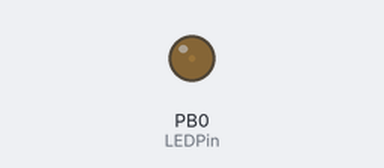
Recording of a sketch running on a simulated ATtiny85, built with avr-gcc and run on an emulated ATtiny85. Shown: output pins drawn as LEDs (lit = HIGH).

Above: at 0.15 s.
At 15.37 s:
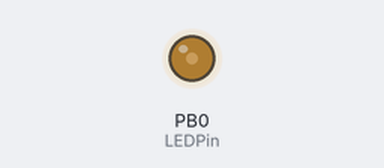
At 17.49 s:
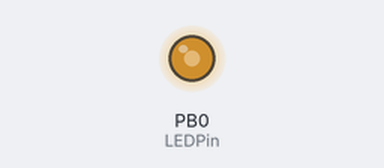
At 36.0 s:
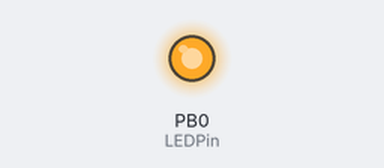
Timing chart, 0 to 40.0 s (numbered marks = the images above):
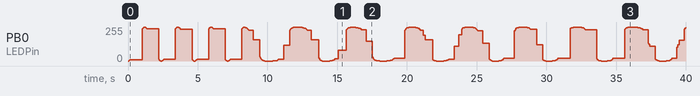

The sketch:

fading_calibration.ino
```cpp
#include <math.h>

// Sleep coach using ATTiny 85


const int LEDPin = 0;                  // IC leg 6 (PB1), output to red channel

unsigned long currentTime;
double second_timer[1] = {0}; // This is use dto keep track of the timer used to tick for each second
int ticked = 0;

int delay_int = 1;
int brightness = 0;
double brightincrease = 1;
double k = 0.00108*5;
double x = 3*3.14159/2/k; // This starts it at 0 brightness

int button_state = 0;
int button_pushed = 0; // This is the indicator that the button was pushed and released
int button_press_initiate[1];     // storage for button press function
int button_press_completed[1];    // storage for button press function


void setup() {
  // initialize the digital pin as an output.
  pinMode(LEDPin, OUTPUT);
}


void loop() {

brightness = 127*(1 + sin(k*x));

if (tick(delay_int,second_timer) == 1){
  x += brightincrease;
}
//if (brightness >= 255){brightincrease = -1;}
//else if (brightness <= 0){brightincrease = 1;}
  analogWrite(LEDPin,brightness);
}

int button_press (int button_indicator, int button_press_initiated[1], int button_press_complete[1]){
	if (button_indicator == 0 && button_press_initiated[0] == 1) {
	button_press_complete[0] = 1;
	button_press_initiated[0] = 0;
	}
	else if (button_indicator == 1){
	button_press_initiated[0] = 1;
	button_press_complete[0] = 0;
	}
	else {button_press_complete[0] = 0;}
return button_press_complete[0];
}

int tick(int delay, double timekeeper[1]){
currentTime = millis();
if(currentTime >= (timekeeper[0] + delay)){
	timekeeper[0] = currentTime;
	return 1;
  }
else {return 0;}
}
```
